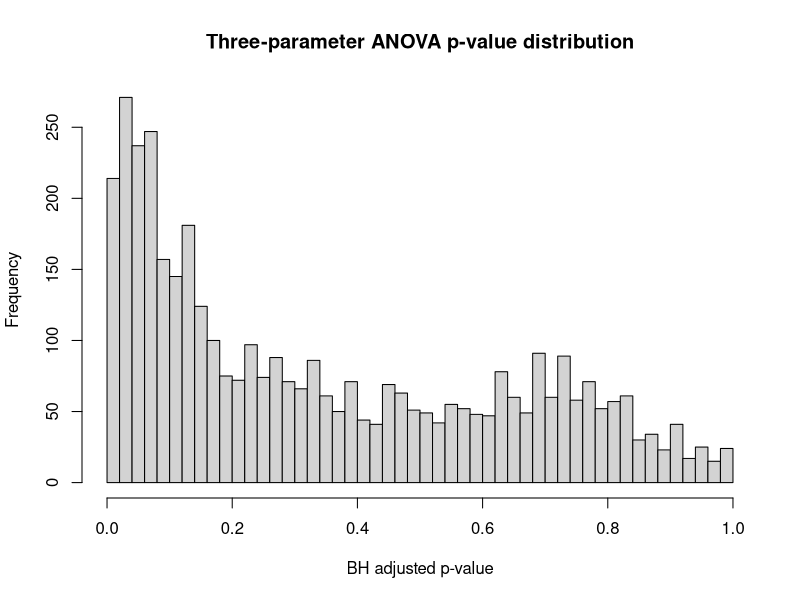
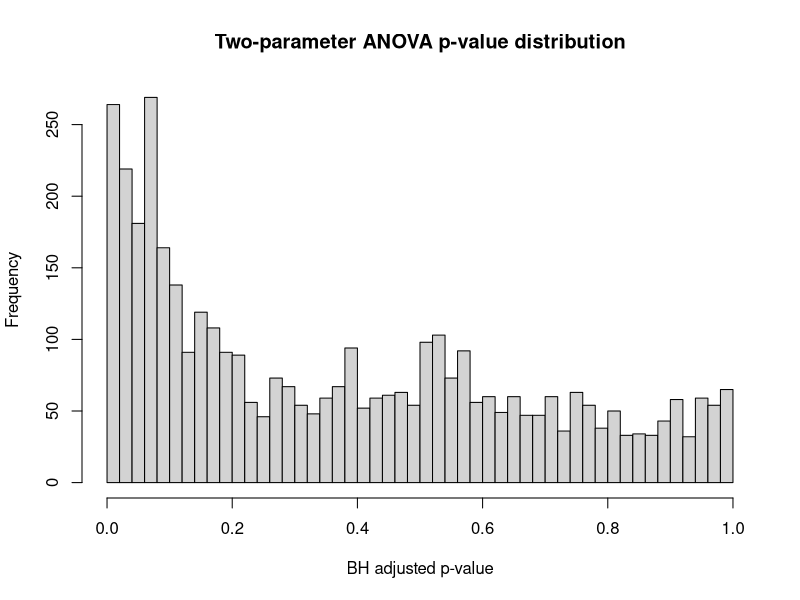
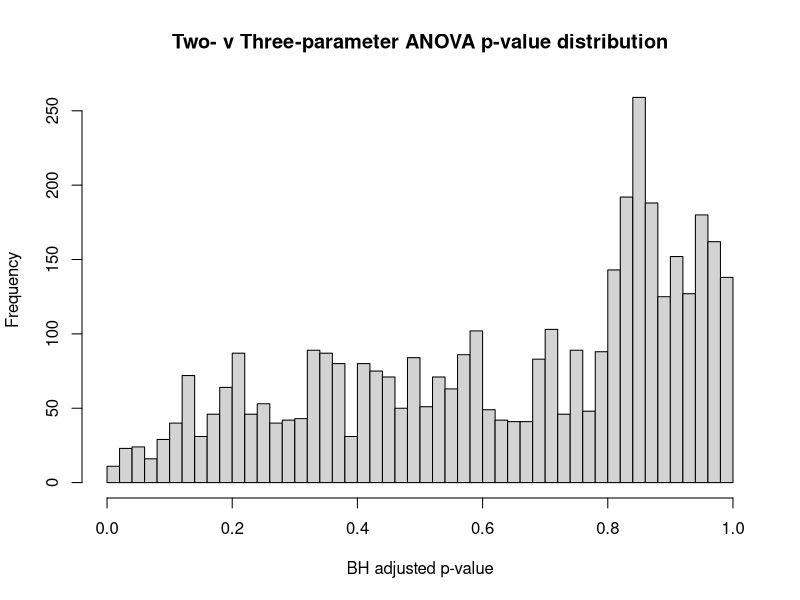
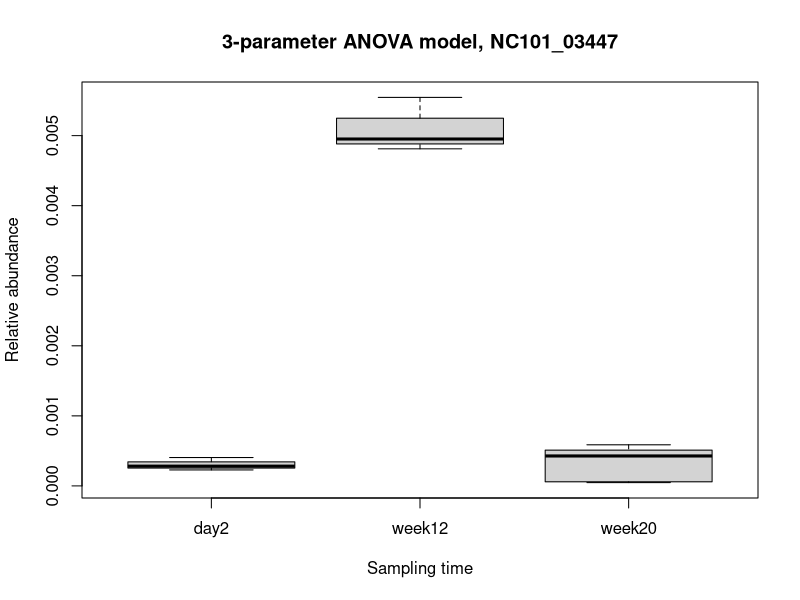
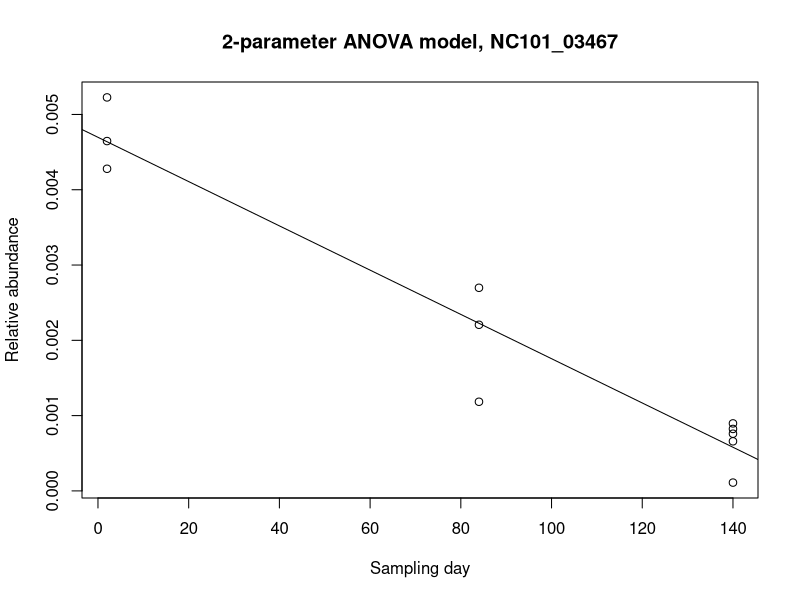
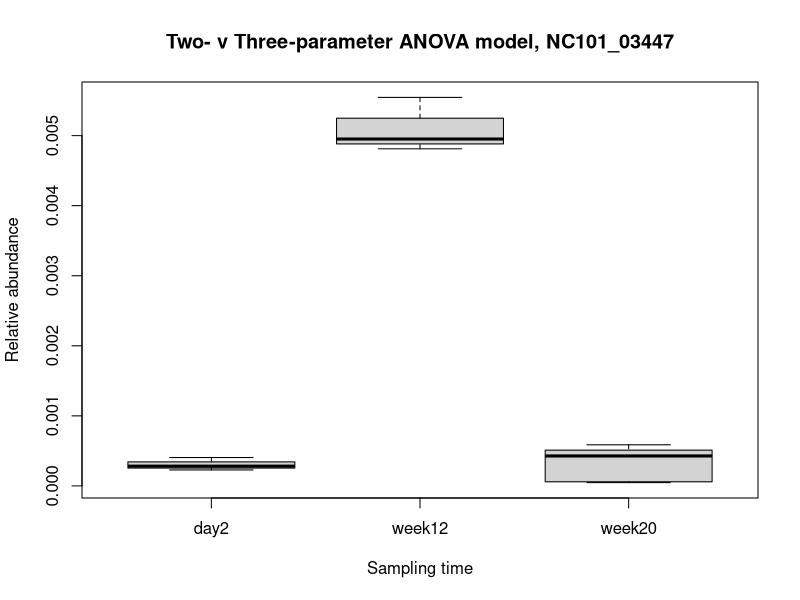

Source code (R) for these figures, in order:
## ---- chunk 1
# Set location of Rmd as root dir
knitr::opts_knit$set(root.dir = ".") 
## ---- chunk 2
rawCounts <- read.table("data/nc101_scaff_dataCounts.txt", sep="\t", header=TRUE, row.names=1)
head(rawCounts)
## ---- chunk 3
nonRareCounts <- rawCounts[apply(rawCounts, 1, median) > 5,]
## ---- chunk 4
normalizedCounts <- nonRareCounts
for (i in 1:ncol(nonRareCounts))
{
	colSum <- sum(nonRareCounts[,i])
	normalizedCounts[,i] <- nonRareCounts[,i]/colSum
}
head(normalizedCounts)
## ---- chunk 5
pValuesOneWayAnova <- vector()
pValuesRegression <- vector()
pValueModelDiff <- vector()
## ---- chunk 6
sampleDays <- c(rep(2, 3), rep(12 * 7, 3), rep(20 * 7 , 5))
sampleLabels <- factor(c(rep("day2", 3), rep("week12", 3), rep("week20", 5)))
## ---- chunk 7
for (i in 1:nrow(normalizedCounts)) {
	row <- as.numeric(normalizedCounts[i,])
	# (A) Perform a one-way ANOVA with categories “day 2”, “week 12”, and “week 20”.
	pValuesOneWayAnova[i] <- anova(lm(row ~ sampleLabels))$"Pr(>F)"[1]
	# (B) Perform an ANOVA as a linear regression as a function of time.
	pValuesRegression[i] <- anova(lm(row ~ sampleDays))$"Pr(>F)"[1]
	# (C) Perform an ANVOA comparing the three-parameter model from (A) and the two parameter model from (B).
	pValueModelDiff[i] <- anova(lm(row ~ sampleDays*sampleLabels))$"Pr(>F)"[2]
}
## ---- chunk 8
hist(p.adjust(pValuesOneWayAnova, method="BH"),
     breaks=50,
     main="Three-parameter ANOVA p-value distribution",
     xlab="BH adjusted p-value")
## ---- chunk 9
hist(p.adjust(pValuesRegression, method="BH"),
     breaks=50,
     main="Two-parameter ANOVA p-value distribution",
     xlab="BH adjusted p-value")
## ---- chunk 10
hist(p.adjust(pValueModelDiff, method="BH"),
     breaks=50,
     main="Two- v Three-parameter ANOVA p-value distribution",
     xlab="BH adjusted p-value")
## ---- chunk 11
index <- 1:length(pValuesOneWayAnova)
pval.df <- data.frame(index, pValuesOneWayAnova, pValuesRegression, pValueModelDiff)
## ---- chunk 12
pval.df.3pSorted <- pval.df[order(pval.df$pValuesOneWayAnova),]
row <- normalizedCounts[pval.df.3pSorted$index[1],]
gene <- rownames(row)
boxplot(as.numeric(row) ~ sampleLabels,
        main=paste("3-parameter ANOVA model,", gene),
        ylab="Relative abundance",
        xlab="Sampling time") 
## ---- chunk 13
pval.df.2pSorted <- pval.df[order(pval.df$pValuesRegression),]
row <- normalizedCounts[pval.df.2pSorted$index[1],]
gene <- rownames(row)
plot(as.numeric(row) ~ sampleDays,
        main=paste("2-parameter ANOVA model,", gene),
        ylab="Relative abundance",
        xlab="Sampling day")
abline(lm(as.numeric(row) ~ sampleDays))
## ---- chunk 14
pval.df.diffSorted <- pval.df[order(pval.df$pValueModelDiff),]
row <- normalizedCounts[pval.df.diffSorted$index[1],]
gene <- rownames(row)
boxplot(as.numeric(row) ~ sampleLabels,
        main=paste("Two- v Three-parameter ANOVA model,", gene),
        ylab="Relative abundance",
        xlab="Sampling time") 
